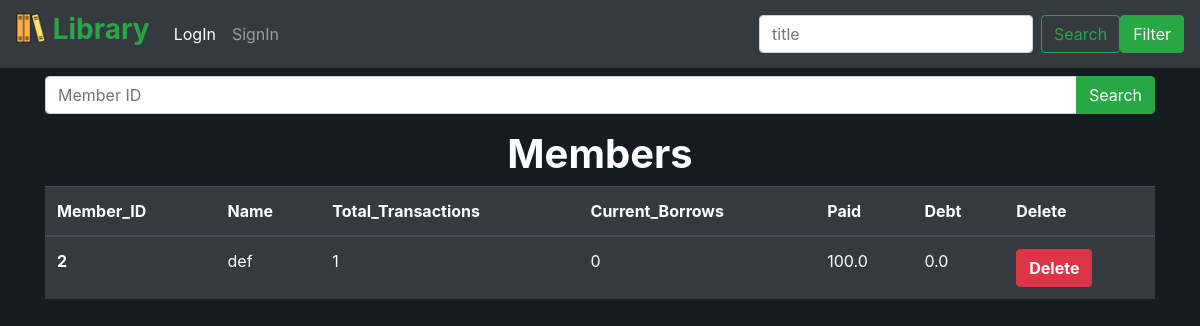
Screenshot of /membersinfo with the database file from the repository.
### src/models.py (models this page shows, shortened)
class members(db.Model):
    id = db.Column('member_id' , db.Integer , primary_key=True)
    name = db.Column(db.String(100) , nullable=False)
    email = db.Column(db.String(100) , nullable=False , unique=True)
    count = db.Column(db.Integer , nullable=False)
    total_transactions = db.Column(db.Integer , nullable=False)
    paid = db.Column(db.Float , nullable=False)
    debt = db.Column(db.Float , nullable=False)

### src/app.py (the view)
@app.route('/membersinfo' , methods=['GET' , 'POST'])
def membersinfo():
    if request.method=="GET":
        if request.args:
            a = members.query.get(request.args.get("memberid"))
            if a is None:
                return render_template("memberinfo.html" , data=[])
            else:
                return render_template("memberinfo.html" , data=[a])
        else:
            return render_template("memberinfo.html" , data=members.query.all())
    else:
        a = members.query.get(request.form.get("member_id"))
        db.session.delete(a)
        db.session.commit()
        return render_template("memberinfo.html" , data=members.query.all())

### src/models.py (called while the page is built)
@event.listens_for(Engine, "connect")
def set_sqlite_pragma(dbapi_connection, connection_record):
    cursor = dbapi_connection.cursor()
    cursor.execute("PRAGMA foreign_keys=ON")
    cursor.close()

### src/templates/memberinfo.html (shortened to what this page needs)
{% extends "base.html" %}
{% block mainbody %}
<div class="container-md">
    <form action="/membersinfo">
        <div class="input-group mb-3">
            <input type="text" class="form-control" placeholder="Member ID" id="memberid" name="memberid">
            <div class="input-group-append">
                <button class="btn btn-success" type="submit">Search</button>
            </div>
        </div>
    </form>
</div>
<center><h1 style="color: white; font-weight: bold;">Members</h1></center>
<div class="container-sm memberinfobody">
    {% if not data|length==0 %}
        <table class="table table-hover table-dark">
            <thead>
                <tr>
                  <th scope="col">Member_ID</th>
                  <th scope="col">Name</th>
                  <th scope="col">Total_Transactions</th>
                  <th scope="col">Current_Borrows</th>
                  <th scope="col">Paid</th>
                  <th scope="col">Debt</th>
                  <th scope="col">Delete</th>
                </tr>
            </thead>
            <tbody>
                {% for i in data %}
                    <tr>
                        <th scope="row">{{ i.id }}</th>
                        <td>{{ i.name }}</td>
                        <td>{{ i.total_transactions }}</td>
                        <td>{{ i.count }}</td>
                        <td>{{ i.paid }}</td>
                        <td>{{ i.debt }}</td>
                        <td>
                            <form action="/membersinfo" method="post">
                                <button type="submit" class="btn btn-danger" style="font-weight: bold;">Delete</button>
                            </form>
                        </td>
                    </tr>
                {% endfor %}
            </tbody>
        </table>
    {% endif %}
</div>
{% endblock %}

### src/static/css/base.css (style rules this page uses)
body { background-color: #161b22; }

### rows the page displays
members: id "2", name "def", total_transactions "1", count "0", paid "100.0", debt "0.0"
